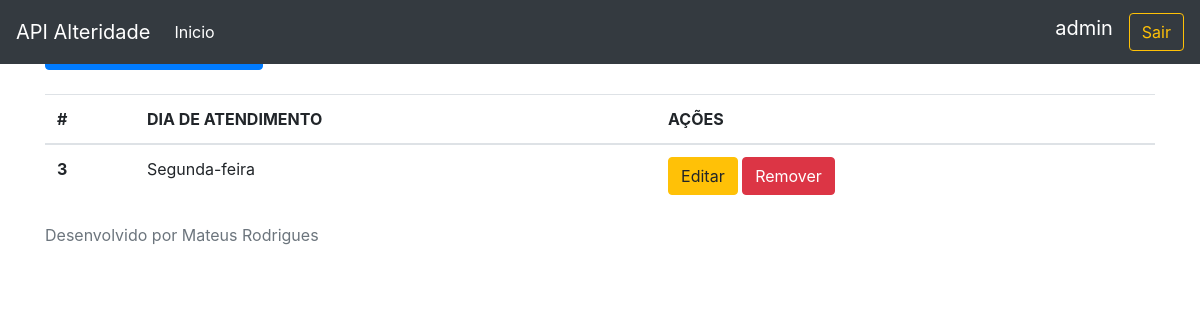
The page /dias/ (signed in) on the database as committed earlier.
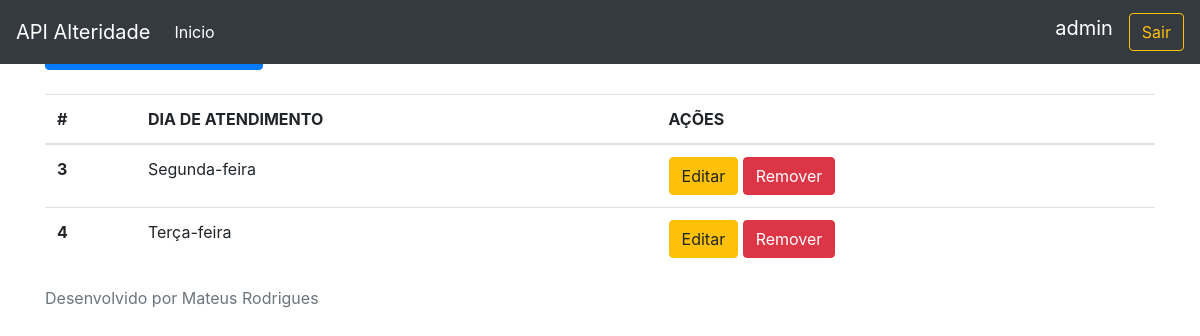
The same page on the database as committed later.
### alteridade/models.py (models this page shows, shortened)
class DiasAtendimento(models.Model):
    diaAtendimento = models.CharField(max_length=20)
    horario_inicio= models.TimeField()
    horario_termino= models.TimeField()

### alteridade/views.py (the view)
# urls.py: path('dias/',listaDiasAtendimento,name='lista_dias'),
@login_required
def listaDiasAtendimento(request):
    dias= DiasAtendimento.objects.all()
    return render(request,'listaDias.html',context={'dias':dias})

### alteridade/templates/listaDias.html
{% extends 'base.html' %}
{% block conteudo %}
<mat-card>
    <mat-card-header><h5 class="text-center">Lista de Dias de Atendimento</h5></mat-card-header>
</mat-card>
<a class="btn btn-primary" role='button' href='/dias/add'>Novo Dia de Atendimento</a>
    <br />
    <br />
    <table class="table">
        <thead>
            <tr>
                <th scope="col">#</th>
                <th scope="col">DIA DE ATENDIMENTO</th>
                <th scope="col">AÇÕES</th>
            </tr>
        </thead>
        <tbody>
            {% for d in dias %}
                <tr>
                    <th scope="row">{{ d.pk }}</th>
                    <td>{{ d.diaAtendimento }}</td>
                    <td>
                        <a href="/dias/editar/{{d.pk}}" class="btn btn-warning" >Editar</a>
                        <a href="/dias/excluir/{{d.pk}}" class="btn btn-danger" >Remover</a>
                    </td>
                </tr>
            {% endfor %}
        </tbody>
    </table>
{% endblock %}

Rows that differ between the two databases and show on the page:
added DiasAtendimento: pk "4", diaAtendimento "Terça-feira"
